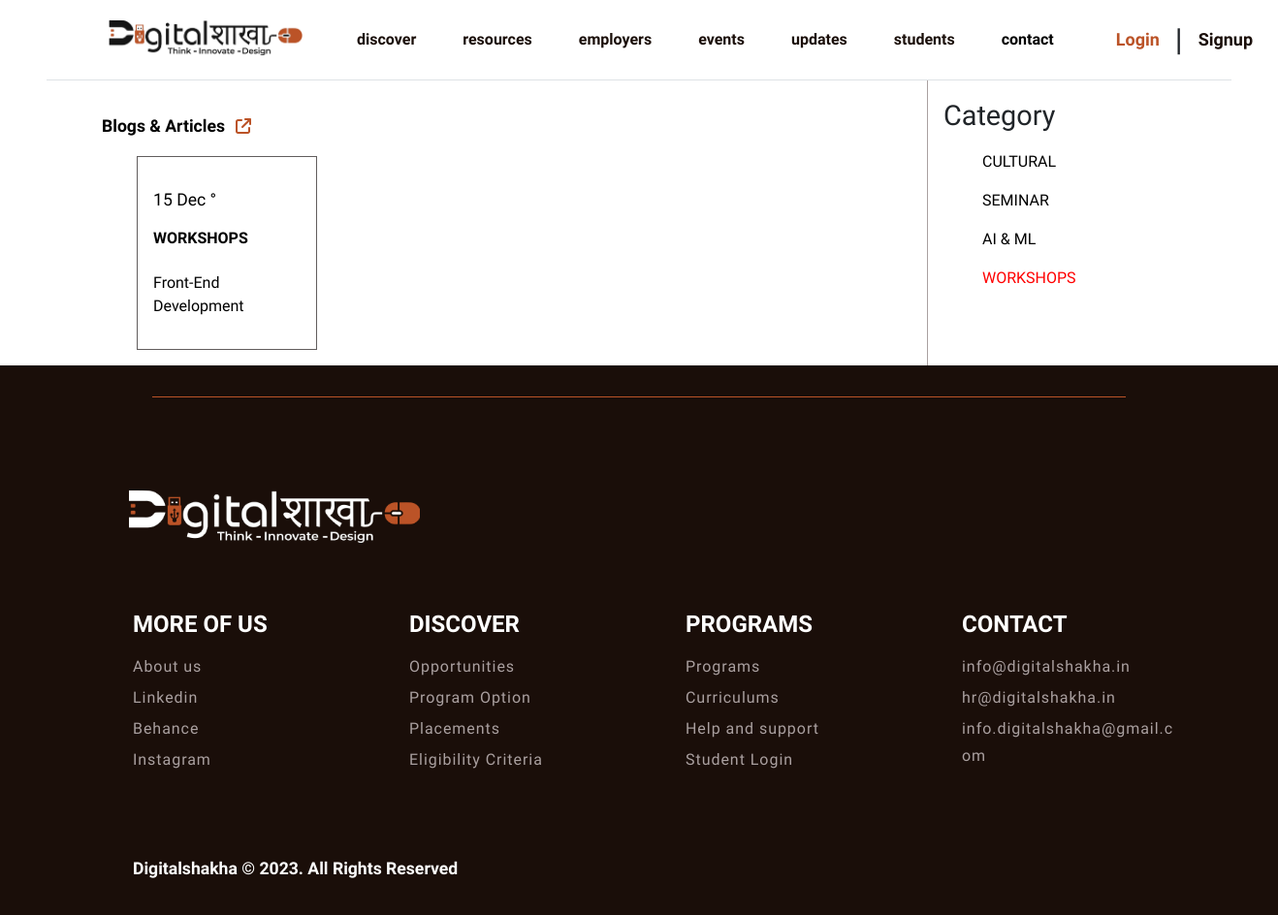
/blog_category.php?cat_id=4, run on an earlier commit of the app's database.
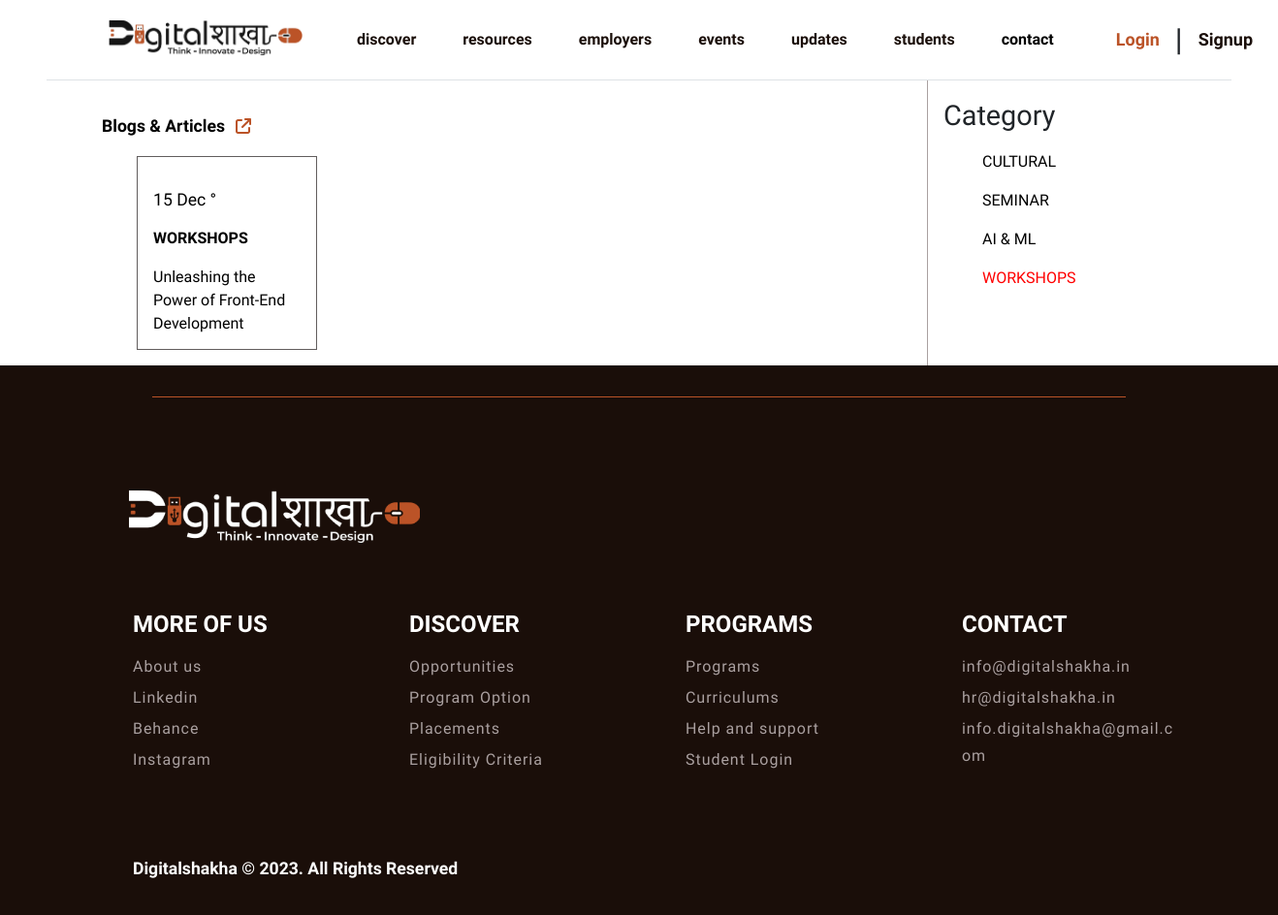
And on a later commit of the database.
### tables this page shows
CREATE TABLE `blog_tbl` (
  `blog_id` int(11) NOT NULL,
  `blog_name` varchar(100) NOT NULL,
  `blog_date` date NOT NULL,
  `blog_category` int(11) NOT NULL,
  `blog_description` mediumtext NOT NULL,
  `blog_image` varchar(100) NOT NULL,
  `blog_status` tinyint(4) NOT NULL DEFAULT 1,
  `created_at` timestamp NOT NULL DEFAULT current_timestamp(),
  `updated_at` timestamp NOT NULL DEFAULT current_timestamp() ON UPDATE current_timestamp(),
  `blog_mini_description` text NOT NULL
);

### blog_category.php (the view, shortened to what this page needs)
<?php require('./includes/header.php');
require('./admin/config/dbcon.php');
if (isset($_GET['cat_id'])) {
    $id = $_GET['cat_id'];
    $sql = "SELECT * FROM blog_category_tbl where blog_category_id = '$id'";
    $sql_run = mysqli_query($con, $sql);
    if (mysqli_num_rows($sql_run) > 0) {
        $row = mysqli_fetch_assoc($sql_run);
    }
}
?>
<section class="blog_view_1">
    <div class="container">
        <div class="row flex-change">
            <div class="col-md-9">
                <div class="heading">
                    <a href="./blog.php">Blogs & Articles<i class="fa-solid fa-arrow-up-right-from-square"></i></a>
                </div>
                <div class="boxes">
                    <div class="row">
                        <?php
                        $sql = "SELECT * FROM blog_tbl WHERE blog_status = 1 and blog_category = '$id' ORDER BY created_at DESC ";
                        $sql_run = mysqli_query($con, $sql);
                        if (mysqli_num_rows($sql_run) > 0) {
                            while ($data = mysqli_fetch_assoc($sql_run)) {
                                $timestamp = strtotime($data['blog_date']);
                                $day = date('d', $timestamp);
                                $month = date('M', $timestamp);
                        ?>
                                <div class="col-md-4 px-5">
                                    <a href="./blog_view.php?blog_id=<?= $data['blog_id'] ?>">
                                        <div class="blog_box">
                                            <div class="head_text">
                                                <p><?= $day ?> <?= $month ?> °</p>
                                                <b><?php if ($data['blog_category'] == $row['blog_category_id']) {
                                                        echo $row['blog_category_name'];
                                                    } ?></b>
                                            </div>
                                            <div class="main_text">
                                                <p><?= $data['blog_name'] ?></p>
                                            </div>
                                        </div>
                                    </a>
                                </div>
                        <?php
                            }
                        }
                        ?>
                    </div>
                </div>
            </div>
            <div class="col-md-3">
                <div class="category">
                    <h1>Category</h1>
                    <ul>
                        <?php
                        $query = "SELECT * FROM blog_category_tbl where blog_category_status = 1";
                        $query_run = mysqli_query($con, $query);
                        if (mysqli_num_rows($query_run) > 0) {
                            foreach ($query_run as $data2) {
                        ?>
                                <li><a href="./blog_category.php?cat_id=<?= $data2['blog_category_id'] ?>" style="<?php if ($row['blog_category_id'] == $data2['blog_category_id']) {
                                                                                                                        echo "color:red;";
                                                                                                                    } ?>"><?= $data2['blog_category_name'] ?></a></li>
                        <?php
                            }
                        }
                        ?>
                    </ul>
                </div>
            </div>
        </div>
    </div>
</section>
<?php
require('./includes/footer.php');
require('./includes/end_html.php');
?>

What changed in the data, as far as the page shows it:
changed blog_tbl "Dec": blog_name "Front-End Development" → "Unleashing the Power of Front-End Development"
